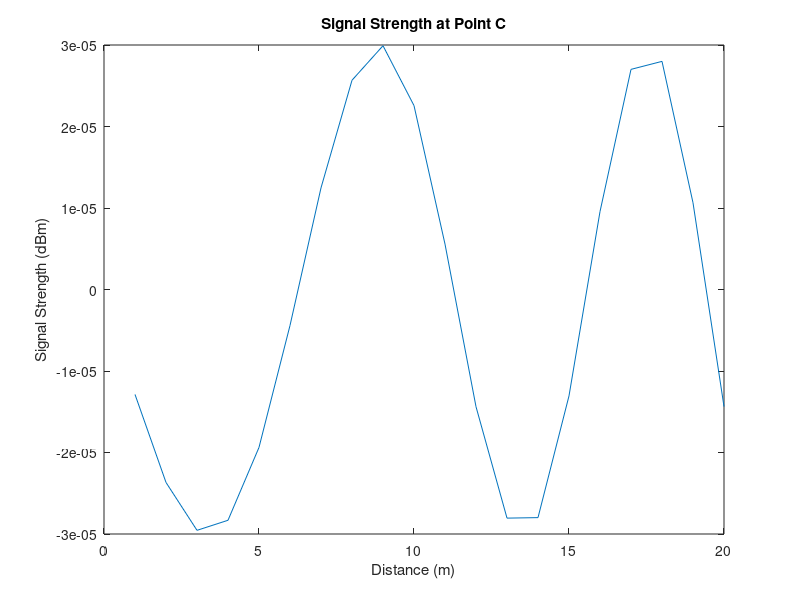

MATLAB code for this plot:
clc
clear all
close all
f=900
hm=1.5
hb=50
h0=30
ds=20
nb=1
db=1820
lambda=(3*10^8)/f %wavelength
he=2
v=0.90
cv=0.7648
sv=0.3398
fv=0.5*(0.5+(cv^2)-cv+(sv^2)-sv)
for d=1:20
        r=(1820+d)*0.001;
        s=atand((hb-h0)/r);
        k=-s*(sqrt((pi*db*f)/(3*10^8)));
        Li=10*log(f)+20*log(h0-hm)-10*log(ds)-22.7;
        Lf=32.4+20*log(r)+20*log(f);
        Lg=6; %grazing path loss
        Ln=-(3.29+9.9*log(nb))*log(-k)-(0.77+0.26*log(nb));
        Lk=-20*log(fv)
        L=Ln+Li+Lf+Lg+Lk;
        E(d)=10*(1/(1i*lambda))*(exp(-1i*L*d));
        double(E)
        y=E;
        x=1:1:20;
      end
plot(x,y)
title('Signal Strength at Point C')
xlabel('Distance (m)')
ylabel('Signal Strength (dBm)')

